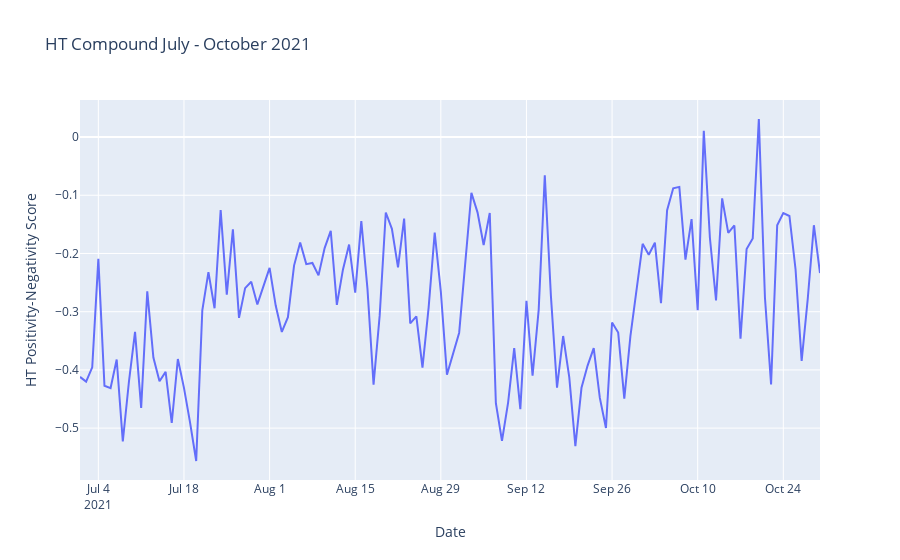

The cell this chart's notebook holds for it:
### Code cell
g3 = px.line(happyPosNeg_day, 
             x="date", 
             y="HT_pos_neg", 
             title='HT Compound July - October 2021',
             labels={
                     "date": "Date",
                     "HT_pos_neg": "HT Positivity-Negativity Score"
                 })
g3.show()
